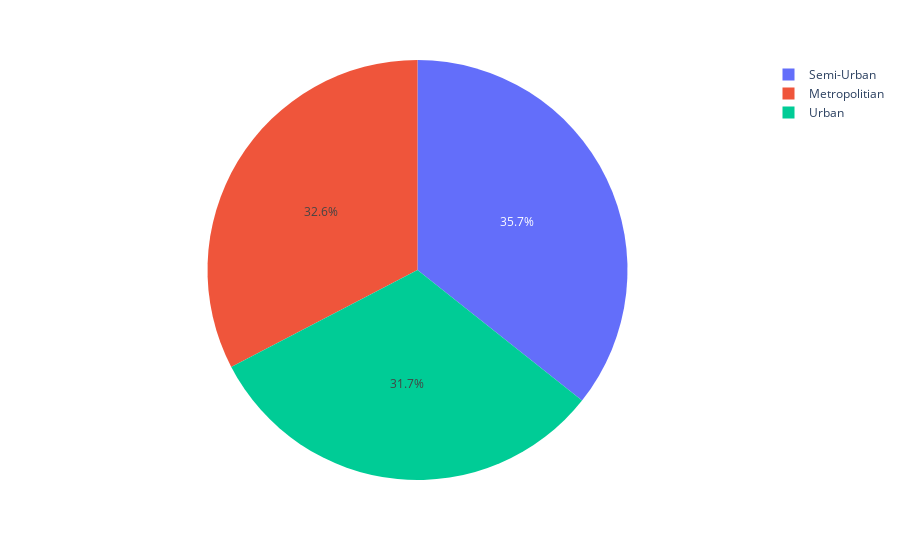

The notebook cell saved with this chart:
### Code cell
#1 -Desenhar um gráfico de pizza com a média de idade dos entregadores por cidade.
df2 = df1.loc[:, ['Delivery_person_Age', 'City']].groupby('City').mean().reset_index()
df2
#criação de uma nova coluna chamada media_idade:
df2['media_idade'] = df2['Delivery_person_Age']/df2['Delivery_person_Age'].sum()
df2

#Desenhar o gráfico de pizza
px.pie(df2, values = 'media_idade', names= 'City')

### Figure 1 — Plotly figure (JSON) as saved in the notebook; plotly's stock layout.template omitted (floating-point values rounded to 4 significant figures)
{"data": [{"domain": {"x": [0, 1], "y": [0, 1]}, "hovertemplate": "City=%{label}<br>media_idade=%{value}<extra></extra>", "labels": ["Metropolitian", "Semi-Urban", "Urban"], "legendgroup": "", "name": "", "showlegend": true, "type": "pie", "values": [0.3264, 0.3567, 0.3169]}], "layout": {"autosize": true, "legend": {"tracegroupgap": 0}, "margin": {"t": 60}}}
